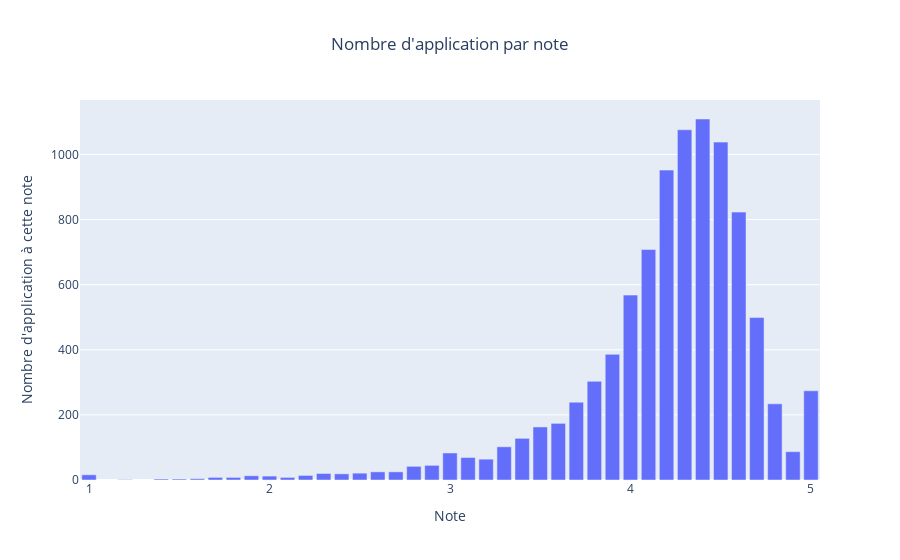

Notebook code for this chart:
### Code cell
fig.show()

### Figure 1 — Plotly figure (JSON) as saved in the notebook; plotly's stock layout.template omitted (floating-point values rounded to 4 significant figures)
{"data": [{"type": "bar", "x": [4.4, 4.3, 4.5, 4.2, 4.6, 4.1, 4, 4.7, 3.9, 3.8, 5, 3.7, 4.8, 3.6, 3.5, 3.4, 3.3, 4.9, 3, 3.1, 3.2, 2.9, 2.8, 2.7, 2.6, 2.5, 2.3, 2.4, 1, 2.2, 1.9, 2, 1.7, 1.8, 2.1, 1.6, 1.4, 1.5, 1.2], "y": [1109, 1076, 1038, 952, 823, 708, 568, 499, 386, 303, 274, 239, 234, 174, 163, 128, 102, 87, 83, 69, 64, 45, 42, 25, 25, 21, 20, 19, 16, 14, 13, 12, 8, 8, 8, 4, 3, 3, 1]}], "layout": {"title": {"text": "Nombre d'application par note", "x": 0.5}, "width": 900, "xaxis": {"dtick": 1, "tickmode": "linear", "title": {"text": "Note"}}, "yaxis": {"title": {"text": "Nombre d'application à cette note"}}}}
